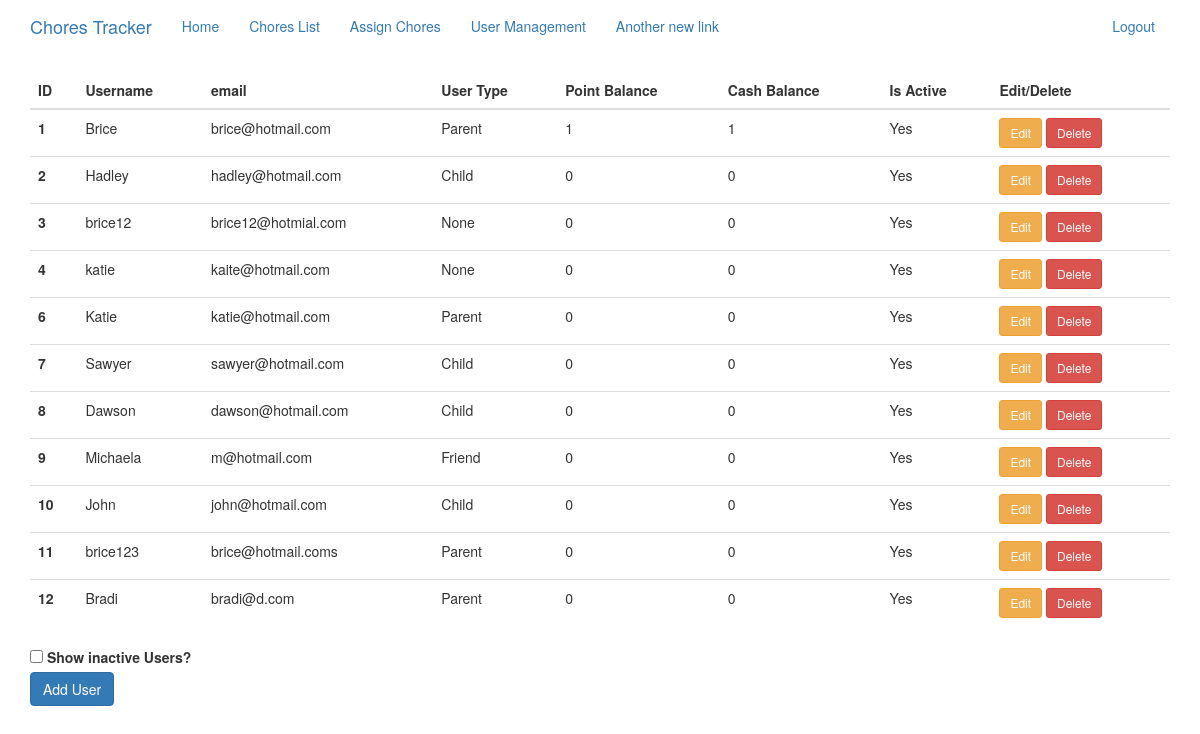
Screenshot of /users (signed in) with the database file from the repository.
### app/models.py (models this page shows, shortened)
class User(UserMixin, db.Model):
    id = db.Column(db.Integer, primary_key=True)
    username = db.Column(db.String(64), index=True, unique=True)
    email = db.Column(db.String(120), index=True, unique=True)
    password_hash = db.Column(db.String(128))
    user_type = db.Column(db.String(20))  # Parent, Child, Friend
    point_balance = db.Column(db.Integer, default=0)
    cash_balance = db.Column(db.Integer, default=0)
    assigned_chores = db.relationship('ChoreAssignments', backref='assigned_to')
    created_chores = db.relationship('ChoreList', backref='created_by')
    is_active = db.Column(db.String(3), default='Yes')

### app/routes.py (the view, shortened to what this page needs)
@login_required
@app.route('/users', methods=['GET', 'POST'])
def users():
    user_list = User.query.all()
    form = RegistrationForm()
    return render_template('users.html', form=form, users=user_list)

### app/forms.py (shortened to what this page needs)
class RegistrationForm(FlaskForm):
    username = StringField('Username', validators=[DataRequired()])
    email = StringField('Email', validators=[DataRequired(), Email()])
    password = PasswordField('Password', validators=[DataRequired()])
    password2 = PasswordField(
        'Repeat Password', validators=[DataRequired(), EqualTo('password')])
    type = SelectField('User Type', validators=[DataRequired()], choices=['Parent', 'Child', 'Friend'])
    submit = SubmitField('Register')

### app/models.py (called while the page is built)
@login.user_loader
def load_user(id):
    return User.query.get(int(id))

### app/templates/users.html (shortened to what this page needs)
{% extends 'base.html' %}
{% import 'bootstrap/wtf.html' as wtf %}
{% block app_content %}
    <table id="user_table" class="table">
  <thead>
    <tr>
      <th scope="col">ID</th>
      <th scope="col">Username</th>
      <th scope="col">email</th>
      <th scope="col">User Type</th>
      <th scope="col">Point Balance</th>
      <th scope="col">Cash Balance</th>
      <th scope="col">Is Active</th>
      <th scope="col">Edit/Delete</th>
    </tr>
  </thead>
  <tbody>
    {% for user in users %}
    <tr id="{{ user.id }}" class="{{ user.is_active }}">
        <th scope="row">{{ user.id }} </th>
        <td>{{ user.username }}</td>
        <td>{{ user.email }}</td>
        <td>{{ user.user_type }}</td>
        <td>{{ user.point_balance }}</td>
        <td>{{ user.cash_balance }}</td>
        <td>{{ user.is_active }}</td>
        <td>
            <a  href="/users/{{ user.id }}/edit" data-toggle="modal"
                                                class="btn btn-warning btn-edit btn-sm">Edit</a>
            <a  href="/users/{{ user.id }}/delete" data-toggle="modal"
                                                class="btn btn-danger btn-delete btn-sm">Delete</a>
        </td>
    </tr>
    {% endfor %}
  </tbody>
    </table>
<div class="form-check">
  <input class="form-check-input" type="checkbox" value="show_inactive" id="flexCheckDefault">
  <label class="form-check-label" for="flexCheckDefault">
    Show inactive Users?
  </label>
</div>
<button id="modalbutton" type="button" class="btn btn-primary" data-toggle="modal" data-target="#add_user_modal">
  Add User
</button>
{% endblock %}

### rows the page displays
User: id "1", username "Brice", email "brice@hotmail.com", user_type "Parent", point_balance "1", cash_balance "1", is_active "Yes"
User: id "2", username "Hadley", email "hadley@hotmail.com", user_type "Child", point_balance "0", cash_balance "0", is_active "Yes"
User: id "3", username "brice12", email "brice12@hotmial.com", user_type "None", point_balance "0", cash_balance "0", is_active "Yes"
User: id "4", username "katie", email "kaite@hotmail.com", user_type "None", point_balance "0", cash_balance "0", is_active "Yes"
User: id "6", username "Katie", email "katie@hotmail.com", user_type "Parent", point_balance "0", cash_balance "0", is_active "Yes"
User: id "7", username "Sawyer", email "sawyer@hotmail.com", user_type "Child", point_balance "0", cash_balance "0", is_active "Yes"
User: id "8", username "Dawson", email "dawson@hotmail.com", user_type "Child", point_balance "0", cash_balance "0", is_active "Yes"
User: id "9", username "Michaela", email "m@hotmail.com", user_type "Friend", point_balance "0", cash_balance "0", is_active "Yes"
User: id "10", username "John", email "john@hotmail.com", user_type "Child", point_balance "0", cash_balance "0", is_active "Yes"
User: id "11", username "brice123", email "brice@hotmail.coms", user_type "Parent", point_balance "0", cash_balance "0", is_active "Yes"
User: id "12", username "Bradi", email "bradi@d.com", user_type "Parent", point_balance "0", cash_balance "0", is_active "Yes"
